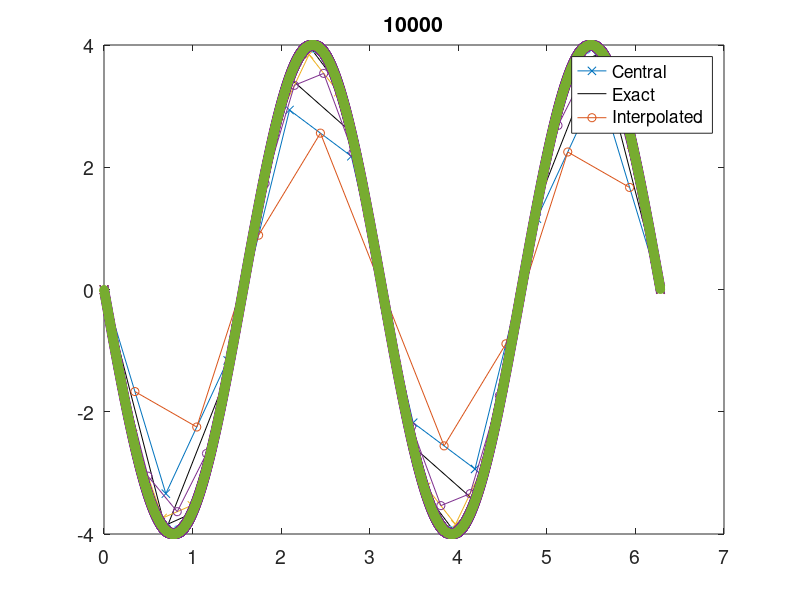
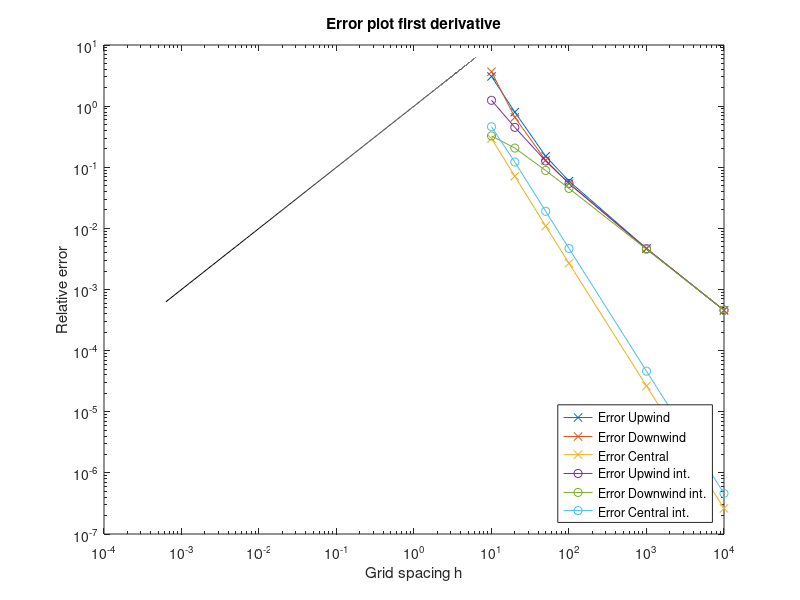

These figures' MATLAB source, in order:
%% ---------------------------- Header --------------------------------- %%

%%% Numerische Methoden der Hydromechanik
%%% Assignment: 1
%%% Group: 2
%%% Members: Nick Pfeiffer, Andreas Mirlach, Julian Lenz, Faro Schäfer

% ----------------------------------------------------------------------- %

clear all
close all

%% grid and analytical solution 

grid = [10,20,50,100,1000,10000]; % amount of grid points 
 
for j = 1:length(grid)

    % Number of grid points
    n = grid(j);

    % Grid spacing
    h = 2.0 * pi / (n-1);

    % Calculation of... 
    for i = 1 : n

        % ...coordinates
        x(i) = 0.0 + (i-1) * h;

        % ...analytical values of function and derivative
        f(i) = sin(2*x(i)); % analytical function
        dfe(i) = cos( 2*x(i) ) * 2; % analytical first derivative
        dfe2(i) = -sin( 2*x(i) ) * 4; % analytical second derivative
      
    end
    
%% Discretization for numerical solution

    for i = 1 : n

        % Periodic boundary conditions... 

        % ...for the first point
        if ( i == 1 )

            fp = f(i+1);
            fm = f(n-1);

        end

        % ...for the last point
        if ( i == n )

            fp = f(2);
            fm = f(n-1);

        end

        % If point is not at the boundaries 
        if ( ( i ~= 1 ) && ( i ~= n ) )
            fp = f(i+1);
            fm = f(i-1);
        end

        fi = f(i);

%% function values 

    % First derivative: Upwind
        dfn_U(i) = ( fi - fm ) / ( 1.0*h );
      
    % First derivative: Downwind
        dfn_D(i) = ( fp - fi ) / ( 1.0*h );
        
    % First derivative: Central
        dfn_C(i) = ( fp - fm ) / ( 2.0*h );
        
    % Second Derivative: Central 
        dfn_C2(i) = ( fp - 2*fi + fm ) / (h^2);
        
            

    % Error: Upwind
        er_U(i) = abs( ( dfe(i) - dfn_U(i) ) / dfe(i) );
    
    % Error: Downwind
        er_D(i) = abs( ( dfe(i) - dfn_D(i) ) / dfe(i) );
      
    % Error: Central first derivative
        er_C(i) = abs( ( dfe(i) - dfn_C(i) ) / dfe(i) );
        
    % Error: Central second derivative
        er_C2(i) = abs ( ( dfe2(i) - dfn_C2(i) ) / dfe(i) );

        
    end
    
%% Interpolation of Points
    
    xq = [0+h/2:h:h*(n-1)]; % x-values on which function values get interpolated: points in the middle of two grid points
    dfn_U_interp = interp1(x,dfn_U,xq); % Interpolated Points for Upwind
    dfn_D_interp = interp1(x,dfn_D,xq); % Interpolated Points for Downwind
    dfn_C_interp = interp1(x,dfn_C,xq); % Interpolated Points for Central
    dfn_C2_interp = interp1(x,dfn_C2,xq); % Interpolated Points for Central (second der.)
    
    for k = 1:n-1
    dfe_int(k) = cos( 2*xq(k) ) * 2; % analytical first derivative
    dfe2_int(k) = -sin( 2*xq(k) ) * 4; % analytical second derivative
  
        
        %% function values 

    % Error: Int_Upwind
        int_er_U(k) = abs( ( dfe_int(k) - dfn_U_interp(k) ) / dfe_int(k) );
    
    % Error: Int_Downwind
        int_er_D(k) = abs( ( dfe_int(k) - dfn_D_interp(k) ) / dfe_int(k) );
      
    % Error: Central first derivative
        int_er_C(k) = abs( ( dfe_int(k) - dfn_C_interp(k) ) / dfe_int(k) );
        
    % Error: Central second derivative
        int_er_C2(k) = abs ( ( dfe2_int(k) - dfn_C2_interp(k) ) / dfe_int(k) ); 
        
    end
    
    
    
    
%% Plots
    
    if j == 1 
        fig_first_derivative = figure;
        fig_second_derivative = figure;
    end
    
%     %plot first derivative 
%     set(0,'CurrentFigure',fig_first_derivative)
%     subplot(3,2,j)
%     %plot(x, dfn_U, '-', x, dfn_D, '-', x, dfn_C, '-', x, dfe, '-k') % values of numerical difference scheme
%     hold on 
%     plot(xq, dfn_U_interp, '-', xq, dfn_D_interp, '-', xq, dfn_C_interp, '-',x, dfe, '-k') % interpolated values
%     legend('Upwind','Downwind','Central', 'Exact')
%     set(gca,'FontSize',14); 
%     title(n);
%     hold off

    % plot second derivative
%     set(0,'CurrentFigure',fig_second_derivative)
%     subplot(3,2,j)
    plot(x, dfn_C2, '-x', x, dfe2, '-k') % values of numerical difference scheme
    hold on
    plot(xq, dfn_C2_interp, '-o') % interpolated values
    legend('Central', 'Exact', "Interpolated")
    set(gca,'FontSize',14); 
    title(n);
    
    % Storing grid spacing and relative error in matrix
    error(j,1) = h;
    error(j,2) = er_U(n/5);
    error(j,3) = er_D(n/5);
    error(j,4) = er_C(n/5);
    error(j,5) = er_C2(n/5);
    error(j,6) = int_er_U(n/5);
    error(j,7) = int_er_D(n/5);
    error(j,8) = int_er_C(n/5);
    error(j,9) = int_er_C2(n/5);
    error(j,10)=n;
    
    
    
end

% Plotting of error over grid spacing in log scale
figure
    loglog(error(:,10),error(:,2),'-x',error(:,10),error(:,3),'-x',error(:,10),error(:,4),'-x'...
        ,error(:,10),error(:,6),'-o',error(:,10),error(:,7),'-o',error(:,10),error(:,8),'-o', x, x,'-k');
    title('Error plot first derivative');
    xlabel('Grid spacing h');
    ylabel('Relative error');
    legend('Error Upwind','Error Downwind','Error Central','Error Upwind int.','Error Downwind int.','Error Central int.','Location','SouthEast')

% Plotting of error over grid spacing in log scale
